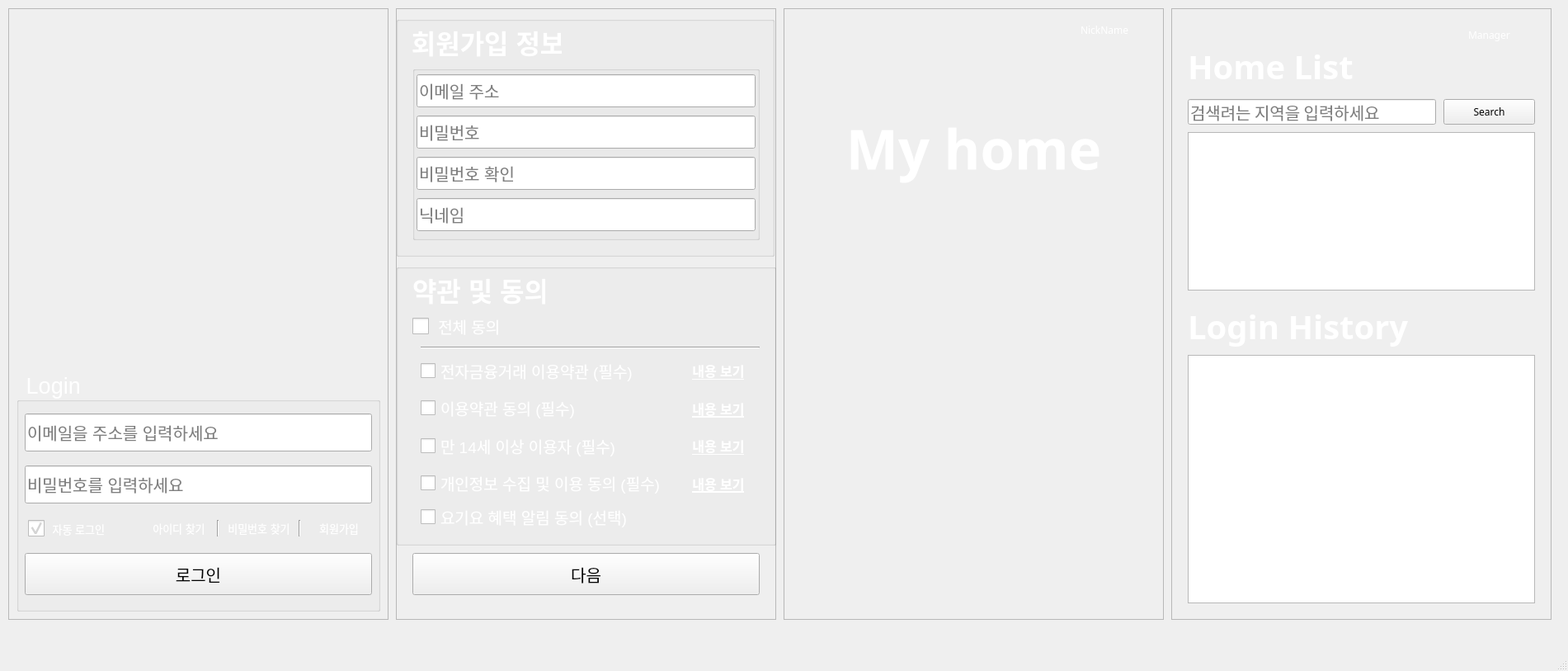
<?xml version="1.0" encoding="UTF-8"?>
<ui version="4.0">
 <class>MainWindow</class>
 <widget class="QMainWindow" name="MainWindow">
  <property name="geometry">
   <rect>
    <x>0</x>
    <y>0</y>
    <width>1901</width>
    <height>813</height>
   </rect>
  </property>
  <property name="windowTitle">
   <string>HomeCare</string>
  </property>
  <widget class="QWidget" name="centralwidget">
   <widget class="QWidget" name="gridLayoutWidget">
    <property name="geometry">
     <rect>
      <x>10</x>
      <y>10</y>
      <width>461</width>
      <height>741</height>
     </rect>
    </property>
    <layout class="QGridLayout" name="gridLayout_view01">
     <item row="0" column="0">
      <widget class="QFrame" name="frame">
       <property name="frameShape">
        <enum>QFrame::StyledPanel</enum>
       </property>
       <property name="frameShadow">
        <enum>QFrame::Raised</enum>
       </property>
       <widget class="QLabel" name="mainLogo">
        <property name="geometry">
         <rect>
          <x>0</x>
          <y>0</y>
          <width>461</width>
          <height>741</height>
         </rect>
        </property>
        <property name="text">
         <string/>
        </property>
       </widget>
       <widget class="QGroupBox" name="groupBox">
        <property name="geometry">
         <rect>
          <x>10</x>
          <y>440</y>
          <width>441</width>
          <height>291</height>
         </rect>
        </property>
        <property name="font">
         <font>
          <pointsize>20</pointsize>
         </font>
        </property>
        <property name="styleSheet">
         <string notr="true">QGroupBox{
	color:white;
}</string>
        </property>
        <property name="title">
         <string> Login</string>
        </property>
        <property name="flat">
         <bool>true</bool>
        </property>
        <widget class="QWidget" name="verticalLayoutWidget">
         <property name="geometry">
          <rect>
           <x>10</x>
           <y>40</y>
           <width>421</width>
           <height>131</height>
          </rect>
         </property>
         <layout class="QVBoxLayout" name="verticalLayout">
          <item>
           <widget class="QLineEdit" name="inputId">
            <property name="minimumSize">
             <size>
              <width>0</width>
              <height>46</height>
             </size>
            </property>
            <property name="font">
             <font>
              <pointsize>15</pointsize>
             </font>
            </property>
            <property name="placeholderText">
             <string>이메일을 주소를 입력하세요</string>
            </property>
           </widget>
          </item>
          <item>
           <widget class="QLineEdit" name="inputPw">
            <property name="minimumSize">
             <size>
              <width>0</width>
              <height>46</height>
             </size>
            </property>
            <property name="font">
             <font>
              <pointsize>15</pointsize>
             </font>
            </property>
            <property name="inputMethodHints">
             <set>Qt::ImhEmailCharactersOnly</set>
            </property>
            <property name="placeholderText">
             <string>비밀번호를 입력하세요</string>
            </property>
           </widget>
          </item>
         </layout>
        </widget>
        <widget class="QWidget" name="horizontalLayoutWidget">
         <property name="geometry">
          <rect>
           <x>10</x>
           <y>170</y>
           <width>421</width>
           <height>41</height>
          </rect>
         </property>
         <layout class="QHBoxLayout" name="horizontalLayout">
          <item>
           <widget class="QCheckBox" name="checkBox">
            <property name="minimumSize">
             <size>
              <width>0</width>
              <height>0</height>
             </size>
            </property>
            <property name="font">
             <font>
              <pointsize>10</pointsize>
             </font>
            </property>
            <property name="styleSheet">
             <string notr="true">QCheckBox {
 padding-left: 4px;
   color: white;
}
QCheckBox::indicator {
     width: 20px;
     height: 20px;
 }
</string>
            </property>
            <property name="text">
             <string> 자동 로그인</string>
            </property>
            <property name="checked">
             <bool>true</bool>
            </property>
           </widget>
          </item>
          <item>
           <layout class="QHBoxLayout" name="horizontalLayout_2">
            <item>
             <widget class="QPushButton" name="pushButton">
              <property name="font">
               <font>
                <pointsize>10</pointsize>
               </font>
              </property>
              <property name="styleSheet">
               <string notr="true">QPushButton{
   color: white;
}</string>
              </property>
              <property name="text">
               <string>아이디 찾기</string>
              </property>
              <property name="flat">
               <bool>true</bool>
              </property>
             </widget>
            </item>
            <item>
             <widget class="Line" name="line">
              <property name="minimumSize">
               <size>
                <width>0</width>
                <height>0</height>
               </size>
              </property>
              <property name="maximumSize">
               <size>
                <width>16777215</width>
                <height>20</height>
               </size>
              </property>
              <property name="orientation">
               <enum>Qt::Vertical</enum>
              </property>
             </widget>
            </item>
            <item>
             <widget class="QPushButton" name="pushButton_2">
              <property name="font">
               <font>
                <pointsize>10</pointsize>
               </font>
              </property>
              <property name="styleSheet">
               <string notr="true">QPushButton{

   color: white;
}</string>
              </property>
              <property name="text">
               <string>비밀번호 찾기</string>
              </property>
              <property name="flat">
               <bool>true</bool>
              </property>
             </widget>
            </item>
            <item>
             <widget class="Line" name="line_2">
              <property name="minimumSize">
               <size>
                <width>0</width>
                <height>0</height>
               </size>
              </property>
              <property name="maximumSize">
               <size>
                <width>16777215</width>
                <height>20</height>
               </size>
              </property>
              <property name="orientation">
               <enum>Qt::Vertical</enum>
              </property>
             </widget>
            </item>
            <item>
             <widget class="QPushButton" name="pushButton_5">
              <property name="font">
               <font>
                <pointsize>10</pointsize>
               </font>
              </property>
              <property name="styleSheet">
               <string notr="true">QPushButton{

   color: white;
}</string>
              </property>
              <property name="text">
               <string>회원가입</string>
              </property>
              <property name="flat">
               <bool>true</bool>
              </property>
             </widget>
            </item>
           </layout>
          </item>
         </layout>
        </widget>
        <widget class="QPushButton" name="pushButton_3">
         <property name="geometry">
          <rect>
           <x>10</x>
           <y>220</y>
           <width>421</width>
           <height>51</height>
          </rect>
         </property>
         <property name="font">
          <font>
           <pointsize>15</pointsize>
          </font>
         </property>
         <property name="text">
          <string>로그인</string>
         </property>
        </widget>
       </widget>
      </widget>
     </item>
    </layout>
   </widget>
   <widget class="QWidget" name="gridLayoutWidget_2">
    <property name="geometry">
     <rect>
      <x>480</x>
      <y>10</y>
      <width>461</width>
      <height>741</height>
     </rect>
    </property>
    <property name="font">
     <font>
      <family>Purisa</family>
     </font>
    </property>
    <layout class="QGridLayout" name="gridLayout_view02">
     <item row="0" column="0">
      <widget class="QFrame" name="frame_2">
       <property name="font">
        <font>
         <family>Purisa</family>
        </font>
       </property>
       <property name="frameShape">
        <enum>QFrame::StyledPanel</enum>
       </property>
       <property name="frameShadow">
        <enum>QFrame::Raised</enum>
       </property>
       <widget class="QLabel" name="label_15">
        <property name="geometry">
         <rect>
          <x>0</x>
          <y>0</y>
          <width>461</width>
          <height>741</height>
         </rect>
        </property>
        <property name="font">
         <font>
          <family>Purisa</family>
         </font>
        </property>
        <property name="text">
         <string/>
        </property>
       </widget>
       <widget class="QGroupBox" name="groupBox_2">
        <property name="geometry">
         <rect>
          <x>0</x>
          <y>10</y>
          <width>459</width>
          <height>291</height>
         </rect>
        </property>
        <property name="font">
         <font>
          <family>Purisa</family>
         </font>
        </property>
        <property name="styleSheet">
         <string notr="true"/>
        </property>
        <property name="title">
         <string/>
        </property>
        <widget class="QLabel" name="label_9">
         <property name="geometry">
          <rect>
           <x>10</x>
           <y>10</y>
           <width>191</width>
           <height>41</height>
          </rect>
         </property>
         <property name="font">
          <font>
           <family>Ubuntu</family>
           <pointsize>24</pointsize>
           <weight>75</weight>
           <bold>true</bold>
          </font>
         </property>
         <property name="styleSheet">
          <string notr="true">QLabel{
	color:white;
}</string>
         </property>
         <property name="text">
          <string> 회원가입 정보</string>
         </property>
         <property name="alignment">
          <set>Qt::AlignLeading|Qt::AlignLeft|Qt::AlignVCenter</set>
         </property>
        </widget>
        <widget class="QGroupBox" name="groupBox_5">
         <property name="geometry">
          <rect>
           <x>20</x>
           <y>60</y>
           <width>421</width>
           <height>211</height>
          </rect>
         </property>
         <property name="autoFillBackground">
          <bool>false</bool>
         </property>
         <property name="styleSheet">
          <string notr="true"/>
         </property>
         <property name="title">
          <string/>
         </property>
         <widget class="QLineEdit" name="signUpNickname">
          <property name="geometry">
           <rect>
            <x>5</x>
            <y>160</y>
            <width>411</width>
            <height>40</height>
           </rect>
          </property>
          <property name="font">
           <font>
            <family>Ubuntu</family>
            <pointsize>15</pointsize>
           </font>
          </property>
          <property name="styleSheet">
           <string notr="true"/>
          </property>
          <property name="placeholderText">
           <string>닉네임</string>
          </property>
         </widget>
         <widget class="QLineEdit" name="signUpPw">
          <property name="geometry">
           <rect>
            <x>5</x>
            <y>60</y>
            <width>411</width>
            <height>40</height>
           </rect>
          </property>
          <property name="font">
           <font>
            <family>Ubuntu</family>
            <pointsize>15</pointsize>
           </font>
          </property>
          <property name="placeholderText">
           <string>비밀번호</string>
          </property>
         </widget>
         <widget class="QLineEdit" name="signUpPwCheck">
          <property name="geometry">
           <rect>
            <x>5</x>
            <y>110</y>
            <width>411</width>
            <height>40</height>
           </rect>
          </property>
          <property name="font">
           <font>
            <family>Ubuntu</family>
            <pointsize>15</pointsize>
           </font>
          </property>
          <property name="placeholderText">
           <string>비밀번호 확인</string>
          </property>
         </widget>
         <widget class="QLineEdit" name="signUpEmail">
          <property name="geometry">
           <rect>
            <x>5</x>
            <y>10</y>
            <width>411</width>
            <height>40</height>
           </rect>
          </property>
          <property name="font">
           <font>
            <family>Ubuntu</family>
            <pointsize>15</pointsize>
           </font>
          </property>
          <property name="placeholderText">
           <string>이메일 주소</string>
          </property>
         </widget>
        </widget>
       </widget>
       <widget class="QGroupBox" name="groupBox_7">
        <property name="geometry">
         <rect>
          <x>0</x>
          <y>310</y>
          <width>461</width>
          <height>341</height>
         </rect>
        </property>
        <property name="font">
         <font>
          <family>Purisa</family>
         </font>
        </property>
        <property name="title">
         <string/>
        </property>
        <widget class="QLabel" name="label_10">
         <property name="geometry">
          <rect>
           <x>20</x>
           <y>10</y>
           <width>161</width>
           <height>41</height>
          </rect>
         </property>
         <property name="font">
          <font>
           <family>Ubuntu</family>
           <pointsize>24</pointsize>
           <weight>75</weight>
           <bold>true</bold>
          </font>
         </property>
         <property name="styleSheet">
          <string notr="true">QLabel{
	color:white;
}</string>
         </property>
         <property name="text">
          <string>약관 및 동의</string>
         </property>
         <property name="alignment">
          <set>Qt::AlignLeading|Qt::AlignLeft|Qt::AlignVCenter</set>
         </property>
        </widget>
        <widget class="QCheckBox" name="checkBox_8">
         <property name="geometry">
          <rect>
           <x>20</x>
           <y>60</y>
           <width>141</width>
           <height>31</height>
          </rect>
         </property>
         <property name="font">
          <font>
           <family>Ubuntu</family>
           <pointsize>14</pointsize>
          </font>
         </property>
         <property name="styleSheet">
          <string notr="true">QCheckBox {
   color: white;
}
QCheckBox::indicator {
     width: 20px;
     height: 20px;
 }
</string>
         </property>
         <property name="text">
          <string> 전체 동의</string>
         </property>
         <property name="iconSize">
          <size>
           <width>24</width>
           <height>24</height>
          </size>
         </property>
        </widget>
        <widget class="QWidget" name="verticalLayoutWidget_3">
         <property name="geometry">
          <rect>
           <x>30</x>
           <y>100</y>
           <width>411</width>
           <height>221</height>
          </rect>
         </property>
         <layout class="QVBoxLayout" name="verticalLayout_4">
          <item>
           <widget class="Line" name="line_3">
            <property name="orientation">
             <enum>Qt::Horizontal</enum>
            </property>
           </widget>
          </item>
          <item>
           <layout class="QHBoxLayout" name="horizontalLayout_5">
            <item>
             <widget class="QCheckBox" name="checkBox_11">
              <property name="minimumSize">
               <size>
                <width>0</width>
                <height>0</height>
               </size>
              </property>
              <property name="font">
               <font>
                <family>Ubuntu</family>
                <pointsize>14</pointsize>
               </font>
              </property>
              <property name="styleSheet">
               <string notr="true">QCheckBox {
   color: white;
}
QCheckBox::indicator {
     width: 18px;
     height: 18px;
 }
</string>
              </property>
              <property name="text">
               <string>전자금융거래 이용약관 (필수)</string>
              </property>
              <property name="iconSize">
               <size>
                <width>24</width>
                <height>24</height>
               </size>
              </property>
             </widget>
            </item>
            <item>
             <widget class="QLabel" name="label_13">
              <property name="maximumSize">
               <size>
                <width>100</width>
                <height>16777215</height>
               </size>
              </property>
              <property name="font">
               <font>
                <family>Ubuntu</family>
                <pointsize>12</pointsize>
                <weight>75</weight>
                <bold>true</bold>
                <underline>true</underline>
               </font>
              </property>
              <property name="styleSheet">
               <string notr="true">QLabel{
	color:white;
}</string>
              </property>
              <property name="text">
               <string>내용 보기</string>
              </property>
              <property name="alignment">
               <set>Qt::AlignCenter</set>
              </property>
             </widget>
            </item>
           </layout>
          </item>
          <item>
           <layout class="QHBoxLayout" name="horizontalLayout_3">
            <item>
             <widget class="QCheckBox" name="checkBox_9">
              <property name="minimumSize">
               <size>
                <width>0</width>
                <height>0</height>
               </size>
              </property>
              <property name="font">
               <font>
                <family>Ubuntu</family>
                <pointsize>14</pointsize>
               </font>
              </property>
              <property name="styleSheet">
               <string notr="true">QCheckBox {
   color: white;
}
QCheckBox::indicator {
     width: 18px;
     height: 18px;
 }
</string>
              </property>
              <property name="text">
               <string>이용약관 동의 (필수)</string>
              </property>
              <property name="iconSize">
               <size>
                <width>24</width>
                <height>24</height>
               </size>
              </property>
             </widget>
            </item>
            <item>
             <widget class="QLabel" name="label_11">
              <property name="maximumSize">
               <size>
                <width>100</width>
                <height>16777215</height>
               </size>
              </property>
              <property name="font">
               <font>
                <family>Ubuntu</family>
                <pointsize>12</pointsize>
                <weight>75</weight>
                <bold>true</bold>
                <underline>true</underline>
               </font>
              </property>
              <property name="styleSheet">
               <string notr="true">QLabel{
	color:white;
}</string>
              </property>
              <property name="text">
               <string>내용 보기</string>
              </property>
              <property name="alignment">
               <set>Qt::AlignCenter</set>
              </property>
             </widget>
            </item>
           </layout>
          </item>
          <item>
           <layout class="QHBoxLayout" name="horizontalLayout_6">
            <item>
             <widget class="QCheckBox" name="checkBox_12">
              <property name="minimumSize">
               <size>
                <width>0</width>
                <height>0</height>
               </size>
              </property>
              <property name="font">
               <font>
                <family>Ubuntu</family>
                <pointsize>14</pointsize>
               </font>
              </property>
              <property name="styleSheet">
               <string notr="true">QCheckBox {
   color: white;
}
QCheckBox::indicator {
     width: 18px;
     height: 18px;
 }
</string>
              </property>
              <property name="text">
               <string>만 14세 이상 이용자 (필수)</string>
              </property>
              <property name="iconSize">
               <size>
                <width>24</width>
                <height>24</height>
               </size>
              </property>
             </widget>
            </item>
            <item>
             <widget class="QLabel" name="label_14">
              <property name="maximumSize">
               <size>
                <width>100</width>
                <height>16777215</height>
               </size>
              </property>
              <property name="font">
               <font>
                <family>Ubuntu</family>
                <pointsize>12</pointsize>
                <weight>75</weight>
                <bold>true</bold>
                <underline>true</underline>
               </font>
              </property>
              <property name="styleSheet">
               <string notr="true">QLabel{
	color:white;
}</string>
              </property>
              <property name="text">
               <string>내용 보기</string>
              </property>
              <property name="alignment">
               <set>Qt::AlignCenter</set>
              </property>
             </widget>
            </item>
           </layout>
          </item>
          <item>
           <layout class="QHBoxLayout" name="horizontalLayout_4">
            <item>
             <widget class="QCheckBox" name="checkBox_10">
              <property name="minimumSize">
               <size>
                <width>0</width>
                <height>0</height>
               </size>
              </property>
              <property name="font">
               <font>
                <family>Ubuntu</family>
                <pointsize>14</pointsize>
               </font>
              </property>
              <property name="styleSheet">
               <string notr="true">QCheckBox {
   color: white;
}
QCheckBox::indicator {
     width: 18px;
     height: 18px;
 }
</string>
              </property>
              <property name="text">
               <string>개인정보 수집 및 이용 동의 (필수)</string>
              </property>
              <property name="iconSize">
               <size>
                <width>24</width>
                <height>24</height>
               </size>
              </property>
             </widget>
            </item>
            <item>
             <widget class="QLabel" name="label_12">
              <property name="maximumSize">
               <size>
                <width>100</width>
                <height>16777215</height>
               </size>
              </property>
              <property name="font">
               <font>
                <family>Ubuntu</family>
                <pointsize>12</pointsize>
                <weight>75</weight>
                <bold>true</bold>
                <underline>true</underline>
               </font>
              </property>
              <property name="styleSheet">
               <string notr="true">QLabel{
	color:white;
}</string>
              </property>
              <property name="text">
               <string>내용 보기</string>
              </property>
              <property name="alignment">
               <set>Qt::AlignCenter</set>
              </property>
             </widget>
            </item>
           </layout>
          </item>
          <item>
           <layout class="QHBoxLayout" name="horizontalLayout_7">
            <item>
             <widget class="QCheckBox" name="checkBox_13">
              <property name="minimumSize">
               <size>
                <width>0</width>
                <height>0</height>
               </size>
              </property>
              <property name="font">
               <font>
                <family>Ubuntu</family>
                <pointsize>14</pointsize>
               </font>
              </property>
              <property name="styleSheet">
               <string notr="true">QCheckBox {
   color: white;
}
QCheckBox::indicator {
     width: 18px;
     height: 18px;
 }
</string>
              </property>
              <property name="text">
               <string>요기요 혜택 알림 동의 (선택)</string>
              </property>
              <property name="iconSize">
               <size>
                <width>24</width>
                <height>24</height>
               </size>
              </property>
             </widget>
            </item>
           </layout>
          </item>
         </layout>
        </widget>
       </widget>
       <widget class="QPushButton" name="signUpButton">
        <property name="geometry">
         <rect>
          <x>20</x>
          <y>660</y>
          <width>421</width>
          <height>51</height>
         </rect>
        </property>
        <property name="font">
         <font>
          <family>Purisa</family>
          <pointsize>15</pointsize>
         </font>
        </property>
        <property name="text">
         <string>다음</string>
        </property>
       </widget>
      </widget>
     </item>
    </layout>
   </widget>
   <widget class="QWidget" name="gridLayoutWidget_3">
    <property name="geometry">
     <rect>
      <x>950</x>
      <y>10</y>
      <width>461</width>
      <height>741</height>
     </rect>
    </property>
    <property name="font">
     <font>
      <family>Purisa</family>
     </font>
    </property>
    <layout class="QGridLayout" name="gridLayout_view03">
     <item row="0" column="0">
      <widget class="QFrame" name="frame_3">
       <property name="font">
        <font>
         <family>Purisa</family>
        </font>
       </property>
       <property name="frameShape">
        <enum>QFrame::StyledPanel</enum>
       </property>
       <property name="frameShadow">
        <enum>QFrame::Raised</enum>
       </property>
       <widget class="QLabel" name="label_17">
        <property name="geometry">
         <rect>
          <x>0</x>
          <y>0</y>
          <width>461</width>
          <height>741</height>
         </rect>
        </property>
        <property name="font">
         <font>
          <family>Purisa</family>
         </font>
        </property>
        <property name="text">
         <string/>
        </property>
       </widget>
       <widget class="QWidget" name="gridLayoutWidget_4">
        <property name="geometry">
         <rect>
          <x>0</x>
          <y>460</y>
          <width>461</width>
          <height>268</height>
         </rect>
        </property>
        <layout class="QGridLayout" name="gridLayout">
         <item row="0" column="2">
          <widget class="QPushButton" name="humidity">
           <property name="text">
            <string/>
           </property>
           <property name="icon">
            <iconset>
             <selectedon>:/img/55.png</selectedon>
            </iconset>
           </property>
           <property name="iconSize">
            <size>
             <width>111</width>
             <height>111</height>
            </size>
           </property>
           <property name="flat">
            <bool>true</bool>
           </property>
          </widget>
         </item>
         <item row="1" column="2">
          <widget class="QPushButton" name="lcd">
           <property name="text">
            <string/>
           </property>
           <property name="icon">
            <iconset>
             <selectedon>:/img/33.png</selectedon>
            </iconset>
           </property>
           <property name="iconSize">
            <size>
             <width>111</width>
             <height>111</height>
            </size>
           </property>
           <property name="flat">
            <bool>true</bool>
           </property>
          </widget>
         </item>
         <item row="1" column="1">
          <widget class="QPushButton" name="speaker">
           <property name="text">
            <string/>
           </property>
           <property name="icon">
            <iconset>
             <selectedon>:/img/11.png</selectedon>
            </iconset>
           </property>
           <property name="iconSize">
            <size>
             <width>111</width>
             <height>111</height>
            </size>
           </property>
           <property name="flat">
            <bool>true</bool>
           </property>
          </widget>
         </item>
         <item row="0" column="0">
          <widget class="QPushButton" name="temperature">
           <property name="text">
            <string/>
           </property>
           <property name="icon">
            <iconset>
             <selectedon>:/img/44.png</selectedon>
            </iconset>
           </property>
           <property name="iconSize">
            <size>
             <width>111</width>
             <height>111</height>
            </size>
           </property>
           <property name="flat">
            <bool>true</bool>
           </property>
          </widget>
         </item>
         <item row="0" column="1">
          <widget class="QPushButton" name="illumination">
           <property name="text">
            <string/>
           </property>
           <property name="icon">
            <iconset>
             <selectedon>:/img/66.png</selectedon>
            </iconset>
           </property>
           <property name="iconSize">
            <size>
             <width>111</width>
             <height>111</height>
            </size>
           </property>
           <property name="flat">
            <bool>true</bool>
           </property>
          </widget>
         </item>
         <item row="1" column="0">
          <widget class="QPushButton" name="led">
           <property name="text">
            <string/>
           </property>
           <property name="icon">
            <iconset>
             <selectedon>:/img/22.png</selectedon>
            </iconset>
           </property>
           <property name="iconSize">
            <size>
             <width>111</width>
             <height>111</height>
            </size>
           </property>
           <property name="flat">
            <bool>true</bool>
           </property>
          </widget>
         </item>
        </layout>
       </widget>
       <widget class="QLabel" name="label_19">
        <property name="geometry">
         <rect>
          <x>20</x>
          <y>4</y>
          <width>421</width>
          <height>331</height>
         </rect>
        </property>
        <property name="font">
         <font>
          <family>Purisa</family>
          <pointsize>50</pointsize>
          <weight>75</weight>
          <bold>true</bold>
         </font>
        </property>
        <property name="styleSheet">
         <string notr="true">QLabel{
	color:white;
}</string>
        </property>
        <property name="text">
         <string>My home</string>
        </property>
        <property name="alignment">
         <set>Qt::AlignCenter</set>
        </property>
       </widget>
       <widget class="QLabel" name="acc_8">
        <property name="geometry">
         <rect>
          <x>360</x>
          <y>14</y>
          <width>71</width>
          <height>24</height>
         </rect>
        </property>
        <property name="font">
         <font>
          <family>Purisa</family>
         </font>
        </property>
        <property name="styleSheet">
         <string notr="true">QLabel{
	color:white;
}</string>
        </property>
        <property name="text">
         <string>NickName</string>
        </property>
       </widget>
       <widget class="QLabel" name="label_20">
        <property name="geometry">
         <rect>
          <x>20</x>
          <y>420</y>
          <width>31</width>
          <height>31</height>
         </rect>
        </property>
        <property name="font">
         <font>
          <family>Serif</family>
         </font>
        </property>
        <property name="text">
         <string/>
        </property>
       </widget>
       <widget class="QLabel" name="label_22">
        <property name="geometry">
         <rect>
          <x>410</x>
          <y>420</y>
          <width>31</width>
          <height>31</height>
         </rect>
        </property>
        <property name="text">
         <string/>
        </property>
       </widget>
       <widget class="QLabel" name="label_21">
        <property name="geometry">
         <rect>
          <x>370</x>
          <y>420</y>
          <width>31</width>
          <height>31</height>
         </rect>
        </property>
        <property name="text">
         <string/>
        </property>
       </widget>
      </widget>
     </item>
    </layout>
   </widget>
   <widget class="QWidget" name="gridLayoutWidget_5">
    <property name="geometry">
     <rect>
      <x>1420</x>
      <y>10</y>
      <width>461</width>
      <height>741</height>
     </rect>
    </property>
    <property name="font">
     <font>
      <family>Purisa</family>
     </font>
    </property>
    <layout class="QGridLayout" name="gridLayout_view03_2">
     <item row="0" column="0">
      <widget class="QFrame" name="frame_4">
       <property name="font">
        <font>
         <family>Purisa</family>
        </font>
       </property>
       <property name="frameShape">
        <enum>QFrame::StyledPanel</enum>
       </property>
       <property name="frameShadow">
        <enum>QFrame::Raised</enum>
       </property>
       <widget class="QLabel" name="label_18">
        <property name="geometry">
         <rect>
          <x>0</x>
          <y>0</y>
          <width>461</width>
          <height>741</height>
         </rect>
        </property>
        <property name="font">
         <font>
          <family>Purisa</family>
         </font>
        </property>
        <property name="text">
         <string/>
        </property>
       </widget>
       <widget class="QLabel" name="label_27">
        <property name="geometry">
         <rect>
          <x>20</x>
          <y>360</y>
          <width>421</width>
          <height>51</height>
         </rect>
        </property>
        <property name="font">
         <font>
          <family>Purisa</family>
          <pointsize>30</pointsize>
          <weight>75</weight>
          <bold>true</bold>
         </font>
        </property>
        <property name="styleSheet">
         <string notr="true">QLabel{
	color:white;
}</string>
        </property>
        <property name="text">
         <string>Login History</string>
        </property>
       </widget>
       <widget class="QLabel" name="label_23">
        <property name="geometry">
         <rect>
          <x>20</x>
          <y>40</y>
          <width>261</width>
          <height>61</height>
         </rect>
        </property>
        <property name="font">
         <font>
          <family>Purisa</family>
          <pointsize>30</pointsize>
          <weight>75</weight>
          <bold>true</bold>
         </font>
        </property>
        <property name="styleSheet">
         <string notr="true">QLabel{
	color:white;
}</string>
        </property>
        <property name="text">
         <string>Home List</string>
        </property>
       </widget>
       <widget class="QPushButton" name="pushButton_12">
        <property name="geometry">
         <rect>
          <x>330</x>
          <y>110</y>
          <width>111</width>
          <height>31</height>
         </rect>
        </property>
        <property name="text">
         <string>Search</string>
        </property>
       </widget>
       <widget class="QLabel" name="acc_9">
        <property name="geometry">
         <rect>
          <x>360</x>
          <y>20</y>
          <width>71</width>
          <height>24</height>
         </rect>
        </property>
        <property name="font">
         <font>
          <family>Purisa</family>
         </font>
        </property>
        <property name="styleSheet">
         <string notr="true">QLabel{
	color:white;
}</string>
        </property>
        <property name="text">
         <string>Manager</string>
        </property>
       </widget>
       <widget class="QTableView" name="tableView">
        <property name="geometry">
         <rect>
          <x>20</x>
          <y>420</y>
          <width>421</width>
          <height>301</height>
         </rect>
        </property>
       </widget>
       <widget class="QTreeView" name="treeView">
        <property name="geometry">
         <rect>
          <x>20</x>
          <y>150</y>
          <width>421</width>
          <height>192</height>
         </rect>
        </property>
        <property name="font">
         <font>
          <family>Ubuntu</family>
         </font>
        </property>
       </widget>
       <widget class="QLineEdit" name="inputLocation">
        <property name="geometry">
         <rect>
          <x>20</x>
          <y>110</y>
          <width>301</width>
          <height>31</height>
         </rect>
        </property>
        <property name="minimumSize">
         <size>
          <width>0</width>
          <height>31</height>
         </size>
        </property>
        <property name="font">
         <font>
          <family>Purisa</family>
          <pointsize>15</pointsize>
         </font>
        </property>
        <property name="placeholderText">
         <string>검색려는 지역을 입력하세요</string>
        </property>
       </widget>
       <widget class="QTextEdit" name="textEdit">
        <property name="geometry">
         <rect>
          <x>20</x>
          <y>420</y>
          <width>421</width>
          <height>301</height>
         </rect>
        </property>
        <property name="font">
         <font>
          <family>Ubuntu</family>
         </font>
        </property>
       </widget>
      </widget>
     </item>
    </layout>
   </widget>
  </widget>
  <widget class="QMenuBar" name="menubar">
   <property name="geometry">
    <rect>
     <x>0</x>
     <y>0</y>
     <width>1901</width>
     <height>22</height>
    </rect>
   </property>
  </widget>
  <widget class="QStatusBar" name="statusbar"/>
 </widget>
 <resources/>
 <connections/>
</ui>
